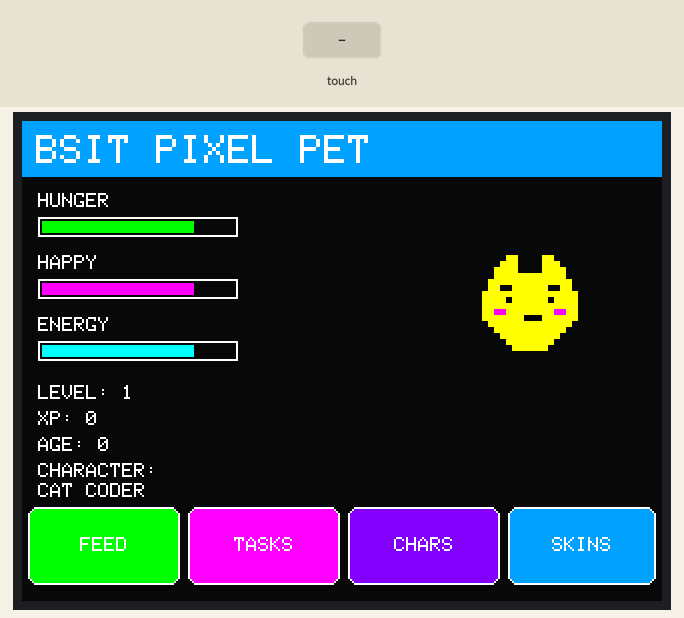
The sketch below on a simulated ESP32. Shown: 320×240 colour display. The inputs (shaded band) are chosen by the test bench. What the sketch prints to the serial monitor is not drawn.

Above: at 0.93 s.
1.6 s: touch panel pressed at 38 % / 90 % of its raw x / y range
At 2.2 s:
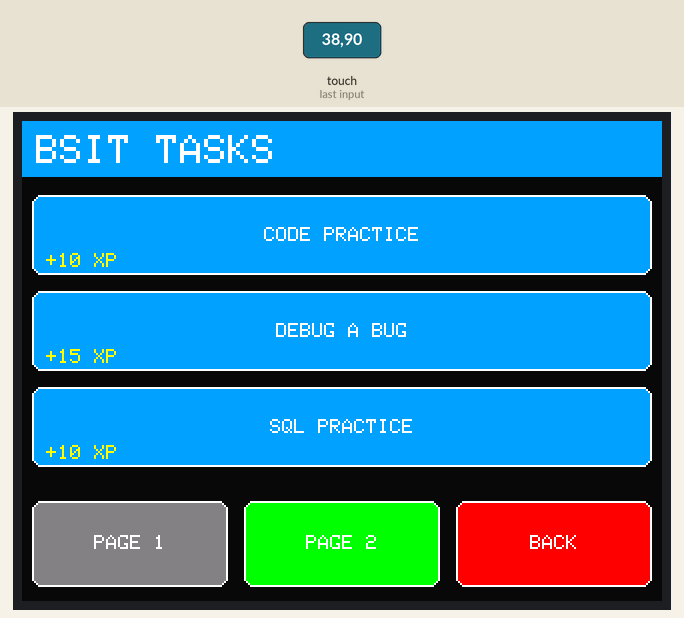
3.2 s: touch panel pressed at 13 % / 30 % of its raw x / y range
At 3.9 s:
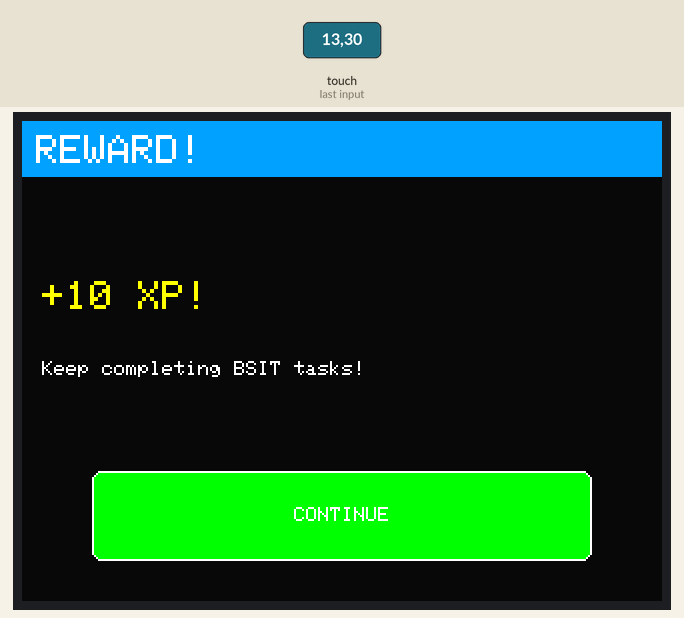
6.2 s: touch panel pressed at 62 % / 90 % of its raw x / y range
At 6.8 s:
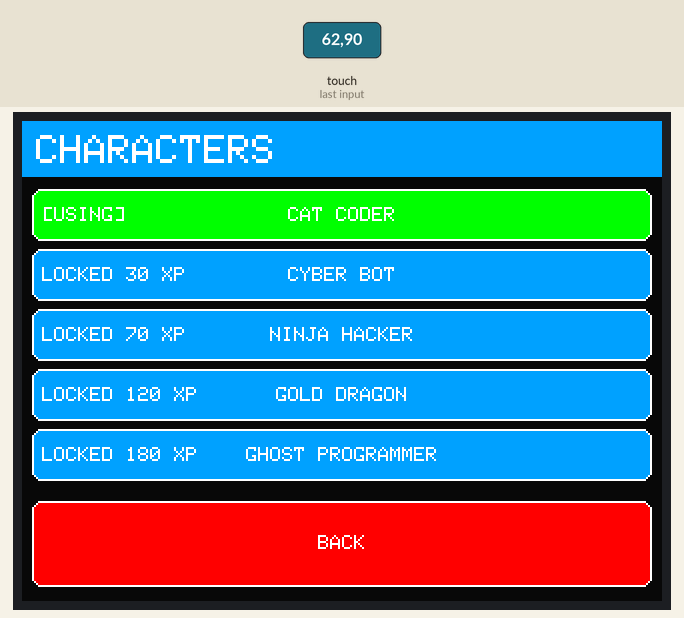
7.8 s: touch panel pressed at 38 % / 30 % of its raw x / y range
At 8.6 s:
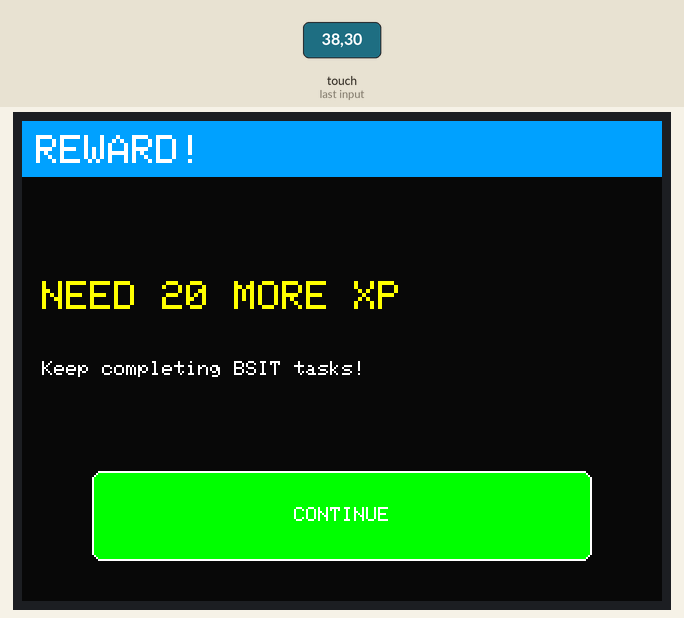
10.8 s: touch panel pressed at 87 % / 90 % of its raw x / y range
At 11.4 s:
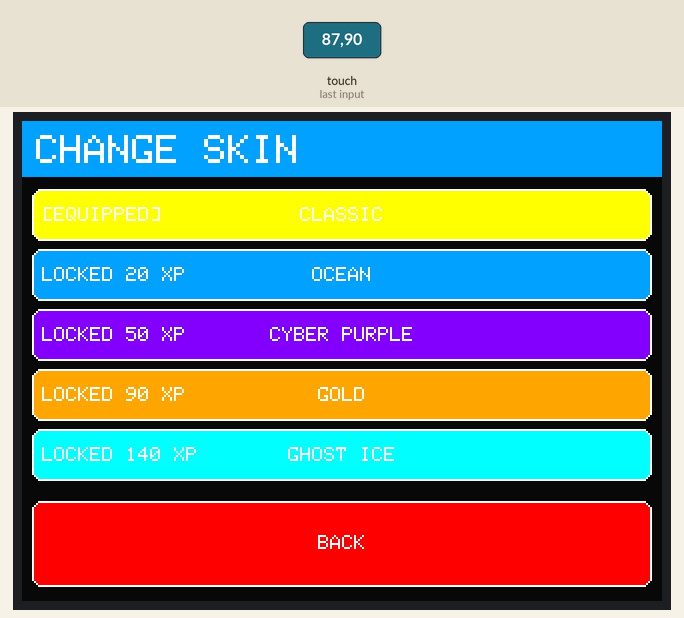
12.4 s: touch panel pressed at 13 % / 90 % of its raw x / y range
At 12.62 s:
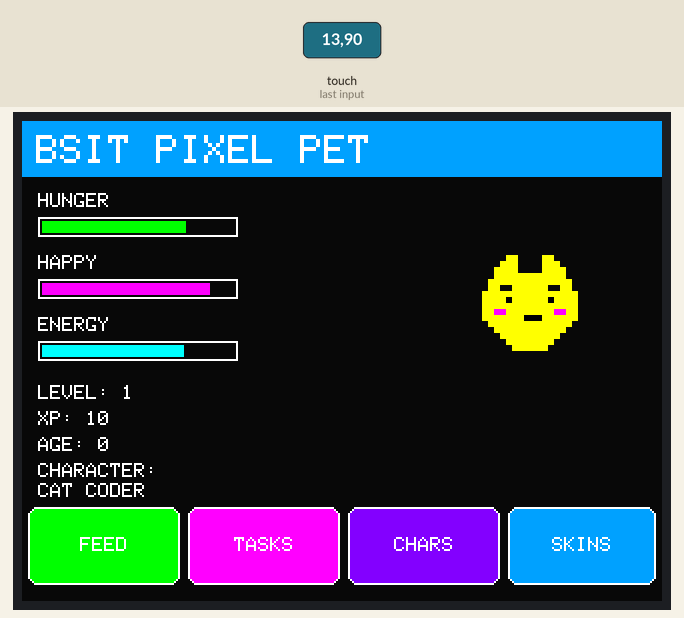
Timing chart, 0 to 15.2 s (numbered marks = the images above; inputs shaded):
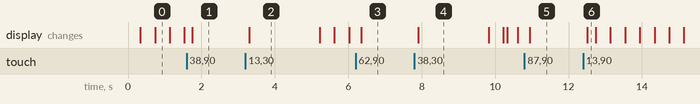

The sketch:

pets..ino.ino
```cpp
#include <SPI.h>
#include <Adafruit_GFX.h>
#include <Adafruit_ILI9341.h>
#include <XPT2046_Touchscreen.h>

// ==========================================
// BSIT PIXEL PET - CHARACTER & SKIN EDITION
// ==========================================

#define TFT_CS    5
#define TFT_DC    27
#define TFT_RST   4

#define TOUCH_CS  14
#define TOUCH_IRQ 22

#define SPI_SCK   18
#define SPI_MISO  19
#define SPI_MOSI  23

#define SCREEN_W 320
#define SCREEN_H 240

Adafruit_ILI9341 tft(TFT_CS, TFT_DC, TFT_RST);
XPT2046_Touchscreen touch(TOUCH_CS, TOUCH_IRQ);

#define BG       0x0841
#define WHITE    0xFFFF
#define BLACK    0x0000
#define CYAN     0x07FF
#define YELLOW   0xFFE0
#define GREEN    0x07E0
#define RED      0xF800
#define PINK     0xF81F
#define BLUE     0x051F
#define ORANGE   0xFD20
#define PURPLE   0x801F
#define GRAY     0x8410

// ==========================================
// GAME DATA
// ==========================================

// ===== PHYSICAL BUTTONS =====
#define BTN_ACTION 25
#define BTN_LEFT   26
#define BTN_RIGHT  32
#define BTN_MENU   33
#define BTN_BACK   13

const unsigned long BUTTON_DEBOUNCE_MS = 180;

const int buttonPins[] = {
  BTN_ACTION, BTN_LEFT, BTN_RIGHT, BTN_MENU, BTN_BACK
};

bool lastButtonReading[5] = {HIGH, HIGH, HIGH, HIGH, HIGH};
bool stableButtonState[5] = {HIGH, HIGH, HIGH, HIGH, HIGH};
unsigned long lastButtonChange[5] = {0, 0, 0, 0, 0};

void setupButtons() {
  for (int i = 0; i < 5; i++) {
    pinMode(buttonPins[i], INPUT_PULLUP);
  }
}

// Returns true once when a button is pressed
bool buttonPressed(int index) {
  bool reading = digitalRead(buttonPins[index]);

  if (reading != lastButtonReading[index]) {
    lastButtonChange[index] = millis();
    lastButtonReading[index] = reading;
  }

  if (millis() - lastButtonChange[index] >= BUTTON_DEBOUNCE_MS) {
    if (reading != stableButtonState[index]) {
      stableButtonState[index] = reading;

      if (stableButtonState[index] == LOW) {
        return true;
      }
    }
  }

  return false;
}
int hunger = 20;
int happiness = 80;
int energy = 80;

int xp = 0;
int level = 1;
int age = 0;

int currentCharacter = 0;
int currentSkin = 0;
int animationFrame = 0;
int taskPage = 0;

bool sleeping = false;
bool playing = false;

unsigned long lastNeedUpdate = 0;
unsigned long lastAnimation = 0;
unsigned long lastAgeUpdate = 0;
unsigned long noticeUntil = 0;

String noticeText = "";

enum ScreenMode {
  HOME,
  TASKS,
  CHARACTERS,
  SKINS,
  NOTICE
};

ScreenMode screenMode = HOME;

// ==========================================
// CHARACTERS
// ==========================================

const char* characterNames[] = {
  "CAT CODER",
  "CYBER BOT",
  "NINJA HACKER",
  "GOLD DRAGON",
  "GHOST PROGRAMMER"
};

const int characterXP[] = {
  0, 30, 70, 120, 180
};

const int CHARACTER_COUNT = 5;

// Each character has a different 16 x 16 sprite.

const char* catSprite[16] = {
  "....##....##....",
  "...###....###...",
  "..####....####..",
  "..############..",
  ".##############.",
  ".##..######..##.",
  "################",
  "################",
  "################",
  "################",
  "################",
  ".##############.",
  "..############..",
  "...##########...",
  "....########....",
  ".....######....."
};

const char* botSprite[16] = {
  ".....######.....",
  "....########....",
  "...##########...",
  "..############..",
  "..##..####..##..",
  "..##..####..##..",
  "################",
  "################",
  "##..########..##",
  "##..########..##",
  "################",
  "...##########...",
  "...##......##...",
  "...##########...",
  "....########....",
  ".....######....."
};

const char* ninjaSprite[16] = {
  ".....######.....",
  "....########....",
  "...##########...",
  "..############..",
  ".##############.",
  "################",
  "##..########..##",
  "################",
  "################",
  ".##############.",
  "..############..",
  "...##########...",
  "....########....",
  "...##########...",
  "..############..",
  ".##############."
};

const char* dragonSprite[16] = {
  "##............##",
  "###..........###",
  ".###........###.",
  "..############..",
  "...##########...",
  "..############..",
  ".##############.",
  "################",
  "################",
  "####..####..####",
  "################",
  ".##############.",
  "..############..",
  "...##########...",
  "....########....",
  ".....######....."
};

const char* ghostSprite[16] = {
  ".....######.....",
  "...##########...",
  "..############..",
  ".##############.",
  "################",
  "################",
  "##..########..##",
  "##..########..##",
  "################",
  "################",
  "################",
  "################",
  "##..##..##..##..",
  "##..##..##..##..",
  "....##....##....",
  "....##....##...."
};

const char** characterSprites[] = {
  catSprite,

  botSprite,
  ninjaSprite,
  dragonSprite,
  ghostSprite
};

// ==========================================
// UNLOCKABLE COLOR SKINS
// ==========================================

const char* skinNames[] = {
  "CLASSIC",
  "OCEAN",
  "CYBER PURPLE",
  "GOLD",
  "GHOST ICE"
};

const uint16_t skinColors[] = {
  YELLOW,
  BLUE,
  PURPLE,
  ORANGE,
  CYAN
};

const int skinXP[] = {
  0, 20, 50, 90, 140
};

const int SKIN_COUNT = 5;

// ==========================================
// BSIT STUDY TASKS
// ==========================================

struct StudyTask {
  const char* name;
  int reward;
};

StudyTask studyTasks[] = {
  {"CODE PRACTICE", 10},
  {"DEBUG A BUG", 15},
  {"SQL PRACTICE", 10},
  {"NETWORKING", 10},
  {"READ DOCUMENTS", 5},
  {"BUILD A PROJECT", 20}
};

const int TASK_COUNT = 6;

// ==========================================
// UI HELPERS
// ==========================================

void drawHeader(const char* title) {
  tft.fillScreen(BG);
  tft.fillRect(0, 0, SCREEN_W, 28, BLUE);

  tft.setTextSize(2);
  tft.setTextColor(WHITE);
  tft.setCursor(7, 7);
  tft.print(title);
}

void drawButton(int x, int y, int w, int h,
                uint16_t color, const char* label) {
  tft.fillRoundRect(x, y, w, h, 5, color);
  tft.drawRoundRect(x, y, w, h, 5, WHITE);

  tft.setTextSize(1);
  tft.setTextColor(WHITE);

  int16_t bx, by;
  uint16_t bw, bh;

  tft.getTextBounds(label, 0, 0, &bx, &by, &bw, &bh);

  tft.setCursor(
    x + (w - bw) / 2,
    y + (h - bh) / 2
  );

  tft.print(label);
}

void drawBar(int x, int y, const char* label,
             int value, uint16_t color) {
  value = constrain(value, 0, 100);

  tft.setTextSize(1);
  tft.setTextColor(WHITE);
  tft.setCursor(x, y);
  tft.print(label);

  tft.drawRect(x, y + 12, 100, 10, WHITE);
  tft.fillRect(x + 2, y + 14, 96, 6, BG);

  tft.fillRect(
    x + 2, y + 14,
    value * 96 / 100, 6, color
  );
}

// ==========================================
// DRAW SELECTED CHARACTER
// ==========================================

void drawCharacter(int x, int y, int scale,
                   int character, int skin) {
  const char** sprite = characterSprites[character];
  uint16_t body = skinColors[skin];

  for (int row = 0; row < 16; row++) {
    for (int col = 0; col < 16; col++) {
      if (sprite[row][col] == '#') {
        tft.fillRect(
          x + col * scale,
          y + row * scale,
          scale, scale, body
        );
      }
    }
  }

  // Draw eyes.
  int eyeY = y + 7 * scale;

  if (sleeping) {
    tft.fillRect(x + 4 * scale, eyeY,
                 2 * scale, scale, BG);
    tft.fillRect(x + 10 * scale, eyeY,
                 2 * scale, scale, BG);
  } else {
    tft.fillRect(x + 4 * scale, eyeY,
                 scale, scale, BLACK);
    tft.fillRect(x + 11 * scale, eyeY,
                 scale, scale, BLACK);

    tft.fillRect(x + 7 * scale, y + 10 * scale,
                 3 * scale, scale, BLACK);
  }

  tft.fillRect(x + 2 * scale, y + 9 * scale,
               2 * scale, scale, PINK);
  tft.fillRect(x + 12 * scale, y + 9 * scale,
               2 * scale, scale, PINK);

  if (sleeping) {
    tft.setTextSize(2);
    tft.setTextColor(CYAN);
    tft.setCursor(x + 35, y - 10);
    tft.print("Z");
  }
}

// ==========================================
// XP AND UNLOCK SYSTEM
// ==========================================

void addXP(int amount) {
  int oldLevel = level;

  xp += amount;
  level = 1 + xp / 50;

  Serial.print("XP TOTAL: ");
  Serial.println(xp);

  Serial.print("LEVEL: ");
  Serial.println(level);

  // Unlock the next character if a threshold is reached.
  for (int i = 1; i < CHARACTER_COUNT; i++) {
    if (xp >= characterXP[i] &&
        xp - amount < characterXP[i]) {
      noticeText = String("CHARACTER UNLOCKED!");
      screenMode = NOTICE;
      noticeUntil = millis() + 2000;

      Serial.print("UNLOCKED: ");
      Serial.println(characterNames[i]);
    }
  }

  // Unlockable skins use separate XP milestones.
  for (int i = 1; i < SKIN_COUNT; i++) {
    if (xp >= skinXP[i] &&
        xp - amount < skinXP[i]) {
      noticeText = String("SKIN UNLOCKED!");
      screenMode = NOTICE;
      noticeUntil = millis() + 2000;

      Serial.print("UNLOCKED SKIN: ");
      Serial.println(skinNames[i]);
    }
  }

  if (level > oldLevel) {
    noticeText = String("LEVEL UP! LEVEL ") + level;
    screenMode = NOTICE;
    noticeUntil = millis() + 2000;
  }
}

// ==========================================
// HOME SCREEN
// ==========================================

void drawHome() {
  drawHeader("BSIT PIXEL PET");

  drawBar(8, 36, "HUNGER", 100 - hunger, GREEN);
  drawBar(8, 67, "HAPPY", happiness, PINK);
  drawBar(8, 98, "ENERGY", energy, CYAN);

  tft.setTextSize(1);
  tft.setTextColor(WHITE);

  tft.setCursor(8, 132);
  tft.print("LEVEL: ");
  tft.print(level);

  tft.setCursor(8, 145);
  tft.print("XP: ");
  tft.print(xp);

  tft.setCursor(8, 158);
  tft.print("AGE: ");
  tft.print(age);

  tft.setCursor(8, 171);
  tft.print("CHARACTER:");

  tft.setCursor(8, 181);
  tft.print(characterNames[currentCharacter]);

  int bounce = sleeping ? 0 : (animationFrame % 2) * 2;

  drawCharacter(
    230, 65 + bounce, 3,
    currentCharacter, currentSkin
  );

  drawButton(3, 193, 76, 39, GREEN, "FEED");
  drawButton(83, 193, 76, 39, PINK, "TASKS");
  drawButton(163, 193, 76, 39, PURPLE, "CHARS");
  drawButton(243, 193, 74, 39, BLUE, "SKINS");
}

// ==========================================
// TASK MENU
// ==========================================

void drawTasks() {
  drawHeader("BSIT TASKS");

  int start = taskPage * 3;

  for (int i = 0; i < 3; i++) {
    int idx = start + i;
    if (idx >= TASK_COUNT) break;

    int y = 37 + i * 48;

    drawButton(5, y, 310, 40, BLUE,
               studyTasks[idx].name);

    tft.setTextSize(1);
    tft.setTextColor(YELLOW);
    tft.setCursor(12, y + 29);
    tft.print("+");
    tft.print(studyTasks[idx].reward);
    tft.print(" XP");
  }

  drawButton(5, 190, 98, 43, GRAY, "PAGE 1");
  drawButton(111, 190, 98, 43, GREEN, "PAGE 2");
  drawButton(217, 190, 98, 43, RED, "BACK");
}

// ==========================================
// CHARACTER SELECT MENU
// ==========================================

void drawCharacters() {
  drawHeader("CHARACTERS");

  for (int i = 0; i < CHARACTER_COUNT; i++) {
    int y = 34 + i * 30;

    uint16_t color = (i == currentCharacter)
                     ? GREEN : BLUE;

    drawButton(5, y, 310, 26, color,
               characterNames[i]);

    tft.setTextSize(1);
    tft.setTextColor(WHITE);
    tft.setCursor(10, y + 9);

    if (xp >= characterXP[i]) {
      tft.print(i == currentCharacter
                ? "[USING]" : "[UNLOCKED]");
    } else {
      tft.print("LOCKED ");
      tft.print(characterXP[i]);
      tft.print(" XP");
    }
  }

  drawButton(5, 190, 310, 43, RED, "BACK");
}

// ==========================================
// SKIN SELECT MENU
// ==========================================

void drawSkins() {
  drawHeader("CHANGE SKIN");

  for (int i = 0; i < SKIN_COUNT; i++) {
    int y = 34 + i * 30;

    drawButton(5, y, 310, 26,
               skinColors[i], skinNames[i]);

    tft.setTextSize(1);
    tft.setTextColor(WHITE);
    tft.setCursor(10, y + 9);

    if (xp >= skinXP[i]) {
      tft.print(i == currentSkin
                ? "[EQUIPPED]" : "[UNLOCKED]");
    } else {
      tft.print("LOCKED ");
      tft.print(skinXP[i]);
      tft.print(" XP");
    }
  }

  drawButton(5, 190, 310, 43, RED, "BACK");
}

// ==========================================
// SCREEN RENDERING
// ==========================================

void showScreen() {
  switch (screenMode) {
    case HOME:
      drawHome();
      break;

    case TASKS:
      drawTasks();
      break;

    case CHARACTERS:
      drawCharacters();
      break;

    case SKINS:
      drawSkins();
      break;

    case NOTICE:
      drawHeader("REWARD!");

      tft.setTextSize(2);
      tft.setTextColor(YELLOW);
      tft.setCursor(10, 80);
      tft.print(noticeText);

      tft.setTextSize(1);
      tft.setTextColor(WHITE);
      tft.setCursor(10, 120);
      tft.print("Keep completing BSIT tasks!");

      drawButton(35, 175, 250, 45,
                 GREEN, "CONTINUE");
      break;
  }
}

// ==========================================
// TASK COMPLETION
// ==========================================

void completeTask(int idx) {
  if (idx < 0 || idx >= TASK_COUNT) return;

  addXP(studyTasks[idx].reward);

  happiness = min(100, happiness + 8);
  energy = max(0, energy - 5);
  hunger = min(100, hunger + 2);

  Serial.print("TASK COMPLETED: ");
  Serial.println(studyTasks[idx].name);

  if (screenMode != NOTICE) {
    noticeText = String("+") +
                 studyTasks[idx].reward + " XP!";
    screenMode = NOTICE;
    noticeUntil = millis() + 1800;
  }

  showScreen();
}

// ==========================================
// PET CARE
// ==========================================

void feedPet() {
  hunger = max(0, hunger - 25);
  happiness = min(100, happiness + 5);
  sleeping = false;
  playing = false;

  showScreen();
}

// ==========================================
// TOUCH HANDLER
// ==========================================

void handleTouch() {
  if (!touch.touched()) return;

  TS_Point p = touch.getPoint();

  // Starter calibration. Adjust if needed.
  int x = map(p.x, 200, 3900, 0, SCREEN_W - 1);
  int y = map(p.y, 200, 3900, 0, SCREEN_H - 1);

  x = constrain(x, 0, SCREEN_W - 1);
  y = constrain(y, 0, SCREEN_H - 1);

  Serial.print("Touch X=");
  Serial.print(x);
  Serial.print(" Y=");
  Serial.println(y);

  if (screenMode == HOME) {
    if (y >= 190) {
      if (x < 81) {
        feedPet();
      } else if (x < 161) {
        taskPage = 0;
        screenMode = TASKS;
        showScreen();
      } else if (x < 241) {
        screenMode = CHARACTERS;
        showScreen();
      } else {
        screenMode = SKINS;
        showScreen();
      }
    }
  }

  else if (screenMode == TASKS) {
    if (y >= 190) {
      if (x < 107) {
        taskPage = 0;
        showScreen();
      } else if (x < 213) {
        taskPage = 1;
        showScreen();
      } else {
        screenMode = HOME;
        showScreen();
      }
    } else if (y >= 37 && y < 181) {
      int row = (y - 37) / 48;
      int idx = taskPage * 3 + row;
      completeTask(idx);
    }
  }

  else if (screenMode == CHARACTERS) {
    if (y >= 190) {
      screenMode = HOME;
      showScreen();
    } else if (y >= 34 && y < 184) {
      int idx = (y - 34) / 30;

      if (idx >= 0 && idx < CHARACTER_COUNT) {
        if (xp >= characterXP[idx]) {
          currentCharacter = idx;

          noticeText = String("CHARACTER SELECTED!");
          screenMode = NOTICE;
          noticeUntil = millis() + 1500;
          showScreen();
        } else {
          noticeText = String("NEED ") +
                       (characterXP[idx] - xp) + " MORE XP";
          screenMode = NOTICE;
          noticeUntil = millis() + 1800;
          showScreen();
        }
      }
    }
  }

  else if (screenMode == SKINS) {
    if (y >= 190) {
      screenMode = HOME;
      showScreen();
    } else if (y >= 34 && y < 184) {
      int idx = (y - 34) / 30;

      if (idx >= 0 && idx < SKIN_COUNT) {
        if (xp >= skinXP[idx]) {
          currentSkin = idx;

          noticeText = String("SKIN EQUIPPED!");
          screenMode = NOTICE;
          noticeUntil = millis() + 1500;
        } else {
          noticeText = String("NEED ") +
                       (skinXP[idx] - xp) + " MORE XP";
          screenMode = NOTICE;
          noticeUntil = millis() + 1800;
        }

        showScreen();
      }
    }
  }

  else if (screenMode == NOTICE) {
    screenMode = HOME;
    showScreen();
  }

  // Wait for touch release.
  while (touch.touched()) {
    delay(10);
  }

  delay(80);
}

// ==========================================
// PET NEEDS
// ==========================================

void updateNeeds() {
  unsigned long now = millis();

  if (now - lastNeedUpdate >= 10000UL) {
    lastNeedUpdate = now;

    hunger = min(100, hunger + 2);

    if (sleeping) {
      energy = min(100, energy + 8);
      hunger = min(100, hunger + 1);
    } else {
      energy = max(0, energy - 1);
    }

    if (hunger >= 80 || energy <= 10) {
      happiness = max(0, happiness - 2);
    }

    if (screenMode == HOME) showScreen();
  }

  if (now - lastAgeUpdate >= 60000UL) {
    lastAgeUpdate = now;
    age++;

    if (screenMode == HOME) showScreen();
  }
}

// ==========================================
// SETUP
// ==========================================

void setup() {
  Serial.begin(115200);

  SPI.begin(SPI_SCK, SPI_MISO, SPI_MOSI);

  tft.begin();
  tft.setRotation(1);
  tft.fillScreen(BG);

  touch.begin();
  touch.setRotation(1);

  lastNeedUpdate = millis();
  lastAgeUpdate = millis();
  lastAnimation = millis();

  Serial.println("BSIT PIXEL PET READY!");
  Serial.println("Complete tasks to unlock characters and skins.");

  showScreen();
}

// ==========================================
// MAIN LOOP
// ==========================================

void loop() {
  handleTouch();
  updateNeeds();

  if (screenMode == NOTICE &&
      (long)(millis() - noticeUntil) >= 0) {
    screenMode = HOME;
    showScreen();
  }

  if (screenMode == HOME &&
      !sleeping &&
      millis() - lastAnimation >= 400UL) {
    lastAnimation = millis();
    animationFrame++;
    showScreen();
  }
}
```

Measured:
- after the input at 1.6 s, the display: changes after 0.15 s (image 1)
- after the input at 3.2 s, the display: changes after 0.10 s (image 2)
- after the input at 6.2 s, the display: changes after 0.15 s (image 3)
- after the input at 7.8 s, the display: changes after 0.10 s (image 4)
- after the input at 10.8 s, the display: changes after 0.15 s (image 5)
- after the input at 12.4 s, the display: changes after 0.11 s (image 6)
- what the display in image 0 shows lasts 0.4 s, from 0.7 s to 1.1 s
